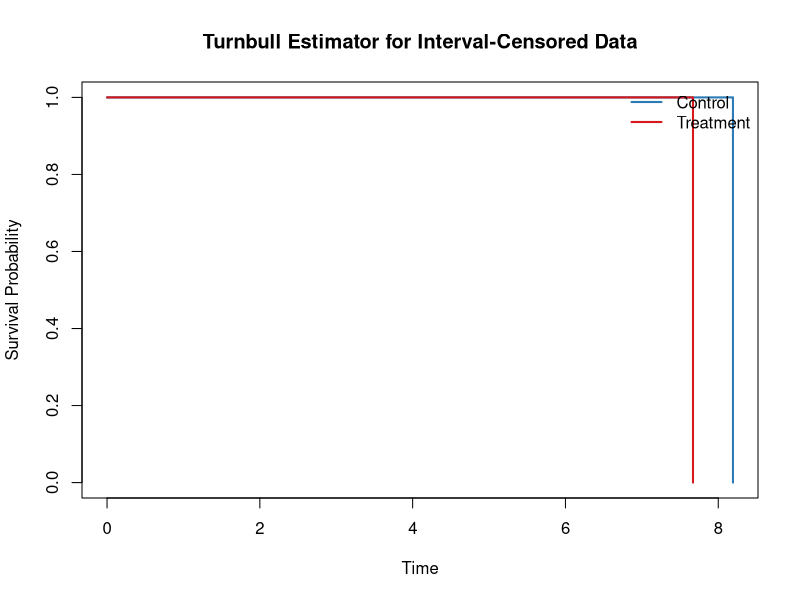

Reproduce this figure in R.
## ---- chunk 1
#| label: setup-ic
#| echo: false
suppressPackageStartupMessages({
  library(survival); library(ggplot2); library(dplyr)
  library(knitr); library(kableExtra); library(km.ci)
})
theme_set(theme_bw(base_size = 13))
## ---- chunk 2
#| label: fig-interval-km
#| fig-cap: "Non-parametric survival estimate from interval-censored data (Turnbull estimator)"
#| fig-align: center
#| fig-width: 8
#| fig-height: 5

set.seed(123)

n <- 80

icdat <- data.frame(
  lower = runif(n, 1, 8),
  upper = runif(n, 8, 15),
  treat = factor(rep(c("Control", "Treatment"), each = n/2))
)

icdat$upper <- pmax(icdat$upper, icdat$lower + 0.5)

ic_surv <- Surv(icdat$lower, icdat$upper, type = "interval2")

ic_fit <- survfit(ic_surv ~ treat, data = icdat)

plot(
  ic_fit,
  col = c("#2C7BB6", "#D7191C"),
  lwd = 2,
  xlab = "Time",
  ylab = "Survival Probability",
  main = "Turnbull Estimator for Interval-Censored Data"
)

legend(
  "topright",
  legend = levels(icdat$treat),
  col = c("#2C7BB6", "#D7191C"),
  lwd = 2,
  bty = "n"
)
